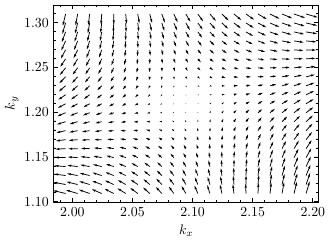

Generate this figure with Python:
import matplotlib.pyplot as plt
import numpy as np

plt.style.use("science.mplstyle")
# figure for bandstructure

R = lambda theta: np.array([[np.cos(theta), -np.sin(theta)], [np.sin(theta), np.cos(theta)]])

K = np.array([(2*np.pi)/(3), (2*np.pi)/(3*np.sqrt(3))])
KK = np.array([(2*np.pi)/(3), -(2*np.pi)/(3*np.sqrt(3))])

#Brillouin Zone
BZ = []

for i in range(3):
    BZ.append(np.dot(R(i*2*np.pi/3), KK))
    BZ.append(np.dot(R(i*2*np.pi/3), K))

BZ.append(KK)
BZ = np.asarray(BZ)

d = [np.array([1/2, np.sqrt(3)/2]), np.array([1/2, -np.sqrt(3)/2]), -np.array([1, 0])]			#Matrix of the vectors delta

f = lambda x,y: -1*sum([np.exp(-1j*(x*d[i][0]+ y*d[i][1])) for i in range(3)])				#Geomtric structure f(k) 

p = 0.1

#x,y = np.meshgrid(np.arange(-2*np.pi, 2*np.pi, 0.005), np.arange(-2*np.pi, 2*np.pi, 0.005))		#Arrays for plot phase 
x,y = np.meshgrid(np.arange(K[0]-p, K[0]+p, 0.00005), np.arange(K[1]-p, K[1]+p, 0.00005))

#kx,ky = np.meshgrid(np.arange(-2*np.pi, 2*np.pi, 0.5), np.arange(-2*np.pi, 2*np.pi, 0.5))		#Arrays for plot vector field
kx,ky = np.meshgrid(np.arange(K[0]-p, K[0]+p, 0.01), np.arange(K[1]-p, K[1]+p, 0.01))

phi = np.arctan(f(x,y).imag/f(x,y).real)								#Phase

fig,ax=plt.subplots(1,1)										#Create figure

#cp = ax.contourf(x, y, phi, cmap="coolwarm") 								#Colors: coolwarm, RdGy, RdBu	
#fig.colorbar(cp) 

#ax.set_ylim(-2*np.pi, 2*np.pi) ; ax.set_xlim(-2*np.pi, 2*np.pi)

ax.quiver(kx,ky,f(kx,ky).real,f(kx,ky).imag)
#ax.plot(BZ[:,0], BZ[:,1], color="black")
#ax.scatter(BZ[:,0], BZ[:,1], color="black")
ax.set_ylabel(r'$k_y$') ; ax.set_xlabel(r'$k_x$')

fig.tight_layout()
fig.savefig("phases.pdf")

plt.show()


